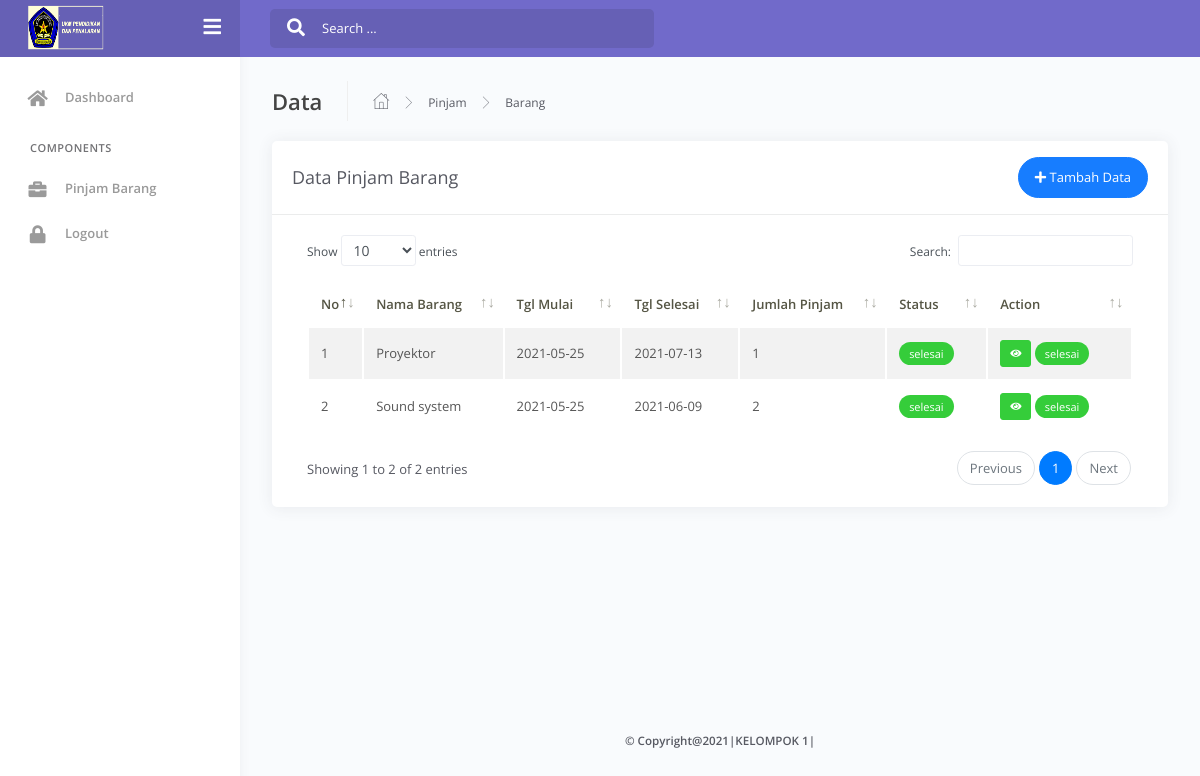
The page /kelompok1-tugasbesar/user/?view=datapinjambarang (signed in) on the database its author committed.
### tables this page shows
CREATE TABLE `pinjambarang` (
  `id` int(11) NOT NULL,
  `id_barang` int(11) DEFAULT NULL,
  `id_user` int(11) DEFAULT NULL,
  `qty` int(11) DEFAULT NULL,
  `tgl_mulai` date DEFAULT NULL,
  `tgl_selesai` date DEFAULT NULL,
  `lokasi_barang` text DEFAULT NULL,
  `status` varchar(15) DEFAULT NULL
);

CREATE TABLE `barang` (
  `id` int(11) NOT NULL,
  `nama_barang` varchar(255) DEFAULT NULL,
  `stok` int(11) DEFAULT NULL,
  `deskripsi` text DEFAULT NULL,
  `foto` varchar(255) DEFAULT NULL
);

### kelompok1-tugasbesar/user/peminjaman/barang/datapinjambarang.php (the view, shortened to what this page needs)
<div class="main-panel">
	<div class="content">
		<div class="page-inner">
			<div class="page-header">
				<h4 class="page-title">Data</h4>
				<ul class="breadcrumbs">
					<li class="nav-home">
						<a href="#">
							<i class="flaticon-home"></i>
						</a>
					</li>
					<li class="separator">
						<i class="flaticon-right-arrow"></i>
					</li>
					<li class="nav-item">
						<a href="#">Pinjam</a>
					</li>
					<li class="separator">
						<i class="flaticon-right-arrow"></i>
					</li>
					<li class="nav-item">
						<a href="#">Barang</a>
					</li>
				</ul>
			</div>
			<div class="row">
				<div class="col-md-12">
					<div class="card">
						<div class="card-header">
							<div class="d-flex align-items-center">
								<h4 class="card-title">Data Pinjam Barang</h4>
								<a href="?view=createpinjambarang" class="btn btn-primary btn-round ml-auto">
									<i class="fa fa-plus"></i>
									Tambah Data
								</a>
							</div>
						</div>
						<div class="card-body">
							<div class="table-responsive">
								<table id="add-row" class="display table table-striped table-hover">
									<thead>
										<tr>
											<th>No</th>
											<th>Nama Barang</th>
											<th>Tgl Mulai</th>
											<th>Tgl Selesai</th>
											<th>Jumlah Pinjam</th>
											<th>Status</th>
											<th>Action</th>
										</tr>
									</thead>
									<tbody>
										<?php
										$no = 1;
										$query = mysqli_query($conn, 'SELECT pinjambarang.id, pinjambarang.id_barang, pinjambarang.id_user, pinjambarang.tgl_mulai, pinjambarang.tgl_selesai, pinjambarang.qty, pinjambarang.lokasi_barang, pinjambarang.status, barang.nama_barang from pinjambarang inner join barang on barang.id=pinjambarang.id_barang inner join user on user.id=pinjambarang.id_user');
										while ($pinjambarang = mysqli_fetch_array($query)) {
										?>
											<?php if ($_SESSION['id'] == $pinjambarang['id_user']) { ?>
												<tr>
													<td><?php echo $no++ ?></td>
													<td><?php echo $pinjambarang['nama_barang'] ?></td>
													<td><?php echo $pinjambarang['tgl_mulai'] ?></td>
													<td><?php echo $pinjambarang['tgl_selesai'] ?></td>
													<td><?php echo $pinjambarang['qty'] ?></td>
													<td>
														<?php if ($pinjambarang['status'] == 'menunggu') { ?>
															<div class="badge badge-danger"><?php echo $pinjambarang['status'] ?></div>
														<?php } else { ?>
															<div class="badge badge-success"><?php echo $pinjambarang['status'] ?></div>
														<?php } ?>
													</td>
													<td>
														<?php if ($pinjambarang['status'] == 'menunggu') { ?>
															<a href="?view=detailpinjambarang&id=<?php echo $pinjambarang['id'] ?>" title="Detail" class="btn btn-xs btn-success"><i class="fa fa-eye"></i></a>
															<a href="#modalHapusPinjamBarang<?php echo $pinjambarang['id'] ?>" data-toggle="modal" title="Batal Pinjam" class="btn btn-xs btn-danger"><i class="fa fa-trash"></i> Batal</a>
														<?php } else { ?>
															<a href="?view=detailpinjambarang&id=<?php echo $pinjambarang['id'] ?>" title="Detail" class="btn btn-xs btn-success"><i class="fa fa-eye"></i></a>
															<div class="badge badge-success"><?php echo $pinjambarang['status'] ?></div>
														<?php } ?>
													</td>
												</tr>
											<?php } ?>
										<?php } ?>
									</tbody>
								</table>
							</div>
						</div>
					</div>
				</div>
			</div>
		</div>
	</div>
	<center>
		<h6><b>&copy; Copyright@2021|KELOMPOK 1|</b></h6>
	</center>
</div>

### rows shown on the page
pinjambarang: id_barang.nama_barang "Proyektor", tgl_mulai "2021-05-25", tgl_selesai "2021-07-13", qty "1", status "selesai"
pinjambarang: id_barang.nama_barang "Sound system", tgl_mulai "2021-05-25", tgl_selesai "2021-06-09", qty "2", status "selesai"
